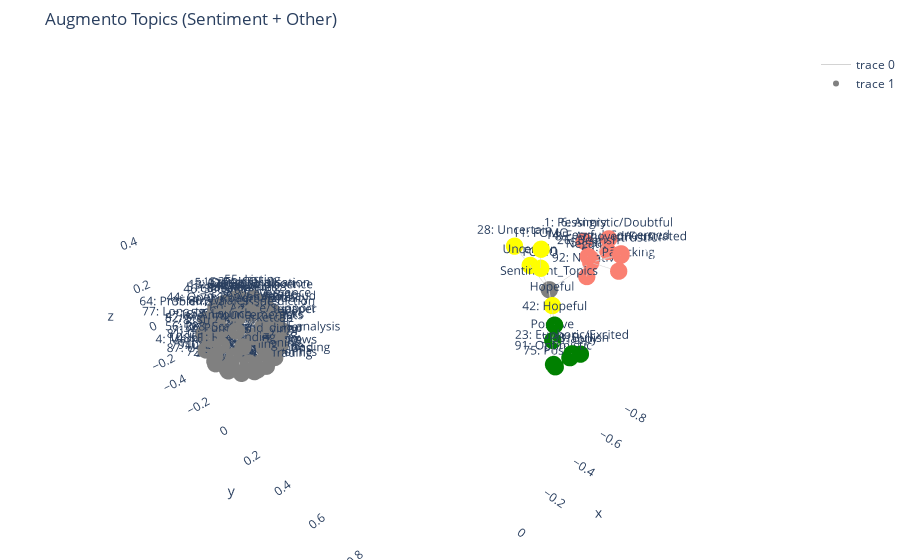

Notebook cell for this chart:
### Markdown cell above
## Setup

### Code cell
from visual_utils import visualize_topic_hierarchy_3d
from augmento_client import AugmentoAPIClient

client = AugmentoAPIClient()
categorized = client.get_summary()["Topics"]["categorized_topics"]
visualize_topic_hierarchy_3d(categorized, logger=client.logger)

### Figure 1 — Plotly figure (JSON) as saved in the notebook; plotly's stock layout.template omitted (floating-point values rounded to 4 significant figures; data arrays with more than 128 entries replaced by an {"elided": "..."} marker saying what was removed)
{"data": [{"hoverinfo": "none", "line": {"color": "lightgray", "width": 1}, "mode": "lines", "type": "scatter3d", "x": {"elided": "297 float values"}, "y": {"elided": "297 float values"}, "z": {"elided": "297 float values"}}, {"hoverinfo": "text", "marker": {"color": ["gray", "gray", "yellow", "yellow", "yellow", "yellow", "yellow", "green", "green", "green", "green", "green", "green", "green", "salmon", "salmon", "salmon", "salmon", "salmon", "salmon", "salmon", "salmon", "salmon", "salmon", "gray", "gray", "gray", "gray", "gray", "gray", "gray", "gray", "gray", "gray", "gray", "gray", "gray", "gray", "gray", "gray", "gray", "gray", "gray", "gray", "gray", "gray", "gray", "gray", "gray", "gray", "gray", "gray", "gray", "gray", "gray", "gray", "gray", "gray", "gray", "gray", "gray", "gray", "gray", "gray", "gray", "gray", "gray", "gray", "gray", "gray", "gray", "gray", "gray", "gray", "gray", "gray", "gray", "gray", "gray", "gray", "gray", "gray", "gray", "gray", "gray", "gray", "gray", "gray", "gray", "gray", "gray", "gray", "gray", "gray", "gray", "gray", "gray", "gray", "gray", "gray"], "size": 6}, "mode": "markers+text", "text": ["Sentiment_Topics", "Other_Topics", "FOMO", "11: FOMO", "Uncertain", "28: Uncertain", "Hopeful", "42: Hopeful", "Positive", "38: Bullish", "91: Optimistic", "23: Euphoric/Excited", "39: Happy", "75: Positive", "Negative", "26: Bearish", "6: Angry", "85: Annoyed/Frustrated", "54: Panicking", "53: Sad", "1: Pessimistic/Doubtful", "14: Fearful/Concerned", "73: Mistrustful", "92: Negative", "0: Hacks", "2: Banks", "3: Selling", "4: Market_manipulation", "5: (De-)centralisation", "7: ETF", "8: Leverage", "9: Bottom", "10: Institutional_money", "12: Prediction", "13: Adoption", "15: Portfolio", "16: FUD_theme", "17: Whitepaper", "18: Announcements", "19: Technical_analysis", "20: Flippening", "21: Community", "22: Investing/Trading", "24: Hodling", "25: ICO", "27: Going_short", "29: Volume", "30: Risk", "31: Governance", "32: Ban", "33: Cheap", "34: Short_term_trading", "35: Fork", "36: Progress", "37: Shilling", "40: Bubble", "41: Bots", "43: Bug", "44: Open_source", "45: Token_economics", "46: Security", "47: Marketing", "48: Bad_news", "49: Due_diligence", "50: Team", "51: Partnerships", "52: Pump_and_dump", "55: Listing", "56: Regulation/Politics", "57: Dip", "58: Launch", "59: FOMO_theme", "60: Advice/Support", "61: Rebranding", "62: Wallet", "63: Good_news", "64: Problems_and_issues", "65: Mining", "66: Waiting", "67: Learning", "68: Scaling", "69: Fees", "70: Roadmap", "71: Recovery", "72: Technology", "74: Marketcap", "76: Tax", "77: Long_term_investing", "78: Strategy", "79: Competition", "80: Whales", "81: Correction", "82: Stablecoin", "83: Buying", "84: Warning", "86: Price", "87: Use_case/Applications", "88: Rumor", "89: Scam/Fraud", "90: Airdrop"], "type": "scatter3d", "x": [-0.5322, 0.1765, -0.4769, -0.4493, -0.535, -0.534, -0.4674, -0.421, -0.4267, -0.4481, -0.3536, -0.3913, -0.4654, -0.4022, -0.7418, -0.6949, -0.7918, -0.7787, -0.8027, -0.8245, -0.8074, -0.8508, -0.8344, -0.7687, 0.04721, 0.2469, 0.1263, 0.2628, 0.06043, 0.1001, 0.09814, 0.1302, 0.1997, 0.01723, 0.2039, 0.1193, 0.05498, 0.09266, 0.2534, 0.05921, 0.1963, 0.01912, 0.2213, 0.1377, 0.142, 0.1204, 0.1618, 0.1189, 0.01919, 0.1142, 0.2687, 0.1614, 0.2724, 0.2748, 0.2824, 0.3125, 0.02287, 0.04622, 0.2233, 0.1792, 0.2251, 0.3041, 0.3421, 0.04488, 0.3118, 0.2012, 0.2576, 0.08657, 0.2014, 0.2036, 0.2911, 0.1549, 0.1487, 0.2964, 0.06909, 0.1032, 0.2859, 0.252, 0.1002, 0.08271, 0.3184, 0.1734, 0.2191, 0.3168, 0.3084, 0.2047, 0.1763, 0.2548, 0.3319, 0.3348, 0.2673, 0.3429, 0.3244, 0.1775, 0.06837, 0.01621, 0.2197, 0.04634, 0.04936, 0.1413], "y": [0.7906, -0.2507, 0.7735, 0.7796, 0.6944, 0.6163, 0.8486, 0.8951, 0.8962, 1, 0.9536, 0.9952, 0.9557, 0.9374, 0.8299, 0.8373, 0.7621, 0.923, 0.9192, 0.7879, 0.8502, 0.8387, 0.8994, 0.8129, -0.1517, -0.1994, -0.4044, -0.3289, -0.3354, -0.1063, -0.1713, -0.09983, -0.3267, -0.2195, -0.3166, -0.3579, -0.3672, -0.1269, -0.1569, -0.1568, -0.0915, -0.3098, -0.128, -0.3952, -0.3074, -0.2314, -0.1824, -0.35, -0.2868, -0.4077, -0.3751, -0.1262, -0.1468, -0.3693, -0.254, -0.2946, -0.1972, -0.303, -0.4074, -0.1757, -0.3609, -0.363, -0.2146, -0.2651, -0.1541, -0.2568, -0.1174, -0.2808, -0.3768, -0.41, -0.2117, -0.2316, -0.1236, -0.1346, -0.3567, -0.1444, -0.3121, -0.1032, -0.2024, -0.2719, -0.1827, -0.3918, -0.1932, -0.3364, -0.1916, -0.113, -0.4214, -0.4018, -0.2517, -0.2412, -0.261, -0.2855, -0.3135, -0.08861, -0.3735, -0.2603, -0.2632, -0.2233, -0.197, -0.2983], "z": [0.3071, -0.09154, 0.4174, 0.5091, 0.3696, 0.4209, 0.2968, 0.2586, 0.1865, 0.171, 0.1522, 0.2033, 0.1176, 0.1013, 0.3509, 0.4012, 0.3975, 0.4073, 0.325, 0.3153, 0.4367, 0.3591, 0.3805, 0.268, -0.07848, -0.2363, -0.03998, -0.2168, -0.004084, -0.09023, 0.02994, -0.1405, -0.2419, -0.05977, 0.0611, 0.02565, -0.1071, -0.0287, 0.02586, -0.1608, -0.1338, -0.1031, -0.1976, -0.1726, 0.06399, 0.06502, 0.05883, -0.2161, -0.04641, -0.1126, -0.1659, -0.2025, -0.184, -0.01933, -0.2247, -0.1848, -0.1243, -0.1856, -0.04325, -0.2428, 0.02673, -0.07978, -0.08922, 0.008689, -0.1218, 0.07556, -0.0325, 0.0474, -0.2042, -0.1486, 0.02281, -0.2576, 0.008381, -0.06899, -0.1662, -0.1981, 0.02154, -0.1143, -0.2345, -0.2298, -0.02731, 0.002593, 0.06133, -0.1371, -0.1788, -0.00495, -0.08889, -0.1035, -0.0243, -0.1528, 0.05139, -0.0979, -0.03662, -0.06564, -0.04841, -0.1403, -0.2548, -0.1946, -0.003182, -0.2494]}], "layout": {"margin": {"b": 0, "l": 0, "r": 0, "t": 50}, "scene": {"xaxis": {"showbackground": false}, "yaxis": {"showbackground": false}, "zaxis": {"showbackground": false}}, "title": {"text": "Augmento Topics (Sentiment + Other)"}}}
